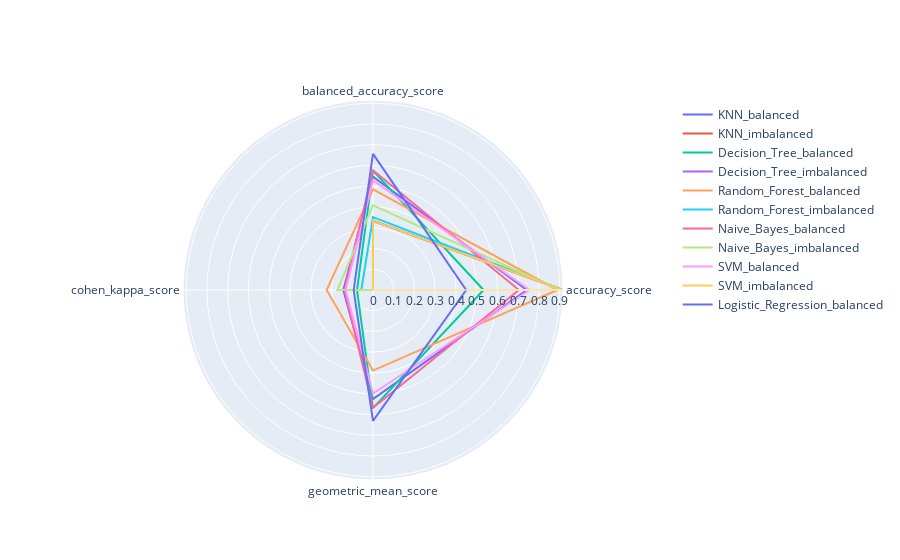

The code cell stored with this chart in its notebook:
### Markdown cell above
We can also use radial graph to present metrics for each model which allow us to see how gradually metrics decrease as we apply diffrent machine learning models.

### Code cell
figure = go.Figure()
axis = data.columns.tolist()
axis.append(axis[0])

colors = {
'KNN_balanced': '#1b9e77', 
'KNN_imbalanced': '#1b9e77',
'Decision_Tree_balanced': '#d95f02',
'Decision_Tree_imbalanced': '#d95f02',
'Random_Forest_balanced': '#3446eb',
'Random_Forest_imbalanced': '#3446eb',
'Naive_Bayes_balanced': '#7570b3',
'Naive_Bayes_imbalanced': '#7570b3',
'SVM_balanced': '#9e6c1b',
'SVM_imbalanced': '#9e6c1b',
'Logistic_Regression_balanced': '#9e6c1b',
} 

for (rowName, rowData) in data.iterrows():
     plot_data = rowData.values.tolist()
     plot_data.append(plot_data[0])

     figure.add_trace(
         go.Scatterpolar(
         r=plot_data, 
         theta=axis, 
         mode='lines',
         name=rowName))

figure.show()

### Figure 1 — Plotly figure (JSON) as saved in the notebook; plotly's stock layout.template omitted (floating-point values rounded to 4 significant figures)
{"data": [{"mode": "lines", "name": "KNN_balanced", "r": [0.741, 0.5459, 0.1427, 0.5254, 0.741], "theta": ["accuracy_score", "balanced_accuracy_score", "cohen_kappa_score", "geometric_mean_score", "accuracy_score"], "type": "scatterpolar"}, {"mode": "lines", "name": "KNN_imbalanced", "r": [0.9153, 0.3333, 0, 0, 0.9153], "theta": ["accuracy_score", "balanced_accuracy_score", "cohen_kappa_score", "geometric_mean_score", "accuracy_score"], "type": "scatterpolar"}, {"mode": "lines", "name": "Decision_Tree_balanced", "r": [0.5326, 0.5752, 0.07702, 0.569, 0.5326], "theta": ["accuracy_score", "balanced_accuracy_score", "cohen_kappa_score", "geometric_mean_score", "accuracy_score"], "type": "scatterpolar"}, {"mode": "lines", "name": "Decision_Tree_imbalanced", "r": [0.9153, 0.3333, 0, 0, 0.9153], "theta": ["accuracy_score", "balanced_accuracy_score", "cohen_kappa_score", "geometric_mean_score", "accuracy_score"], "type": "scatterpolar"}, {"mode": "lines", "name": "Random_Forest_balanced", "r": [0.888, 0.4849, 0.2233, 0.3882, 0.888], "theta": ["accuracy_score", "balanced_accuracy_score", "cohen_kappa_score", "geometric_mean_score", "accuracy_score"], "type": "scatterpolar"}, {"mode": "lines", "name": "Random_Forest_imbalanced", "r": [0.9153, 0.3508, 0.05637, 0, 0.9153], "theta": ["accuracy_score", "balanced_accuracy_score", "cohen_kappa_score", "geometric_mean_score", "accuracy_score"], "type": "scatterpolar"}, {"mode": "lines", "name": "Naive_Bayes_balanced", "r": [0.703, 0.5769, 0.1372, 0.5671, 0.703], "theta": ["accuracy_score", "balanced_accuracy_score", "cohen_kappa_score", "geometric_mean_score", "accuracy_score"], "type": "scatterpolar"}, {"mode": "lines", "name": "Naive_Bayes_imbalanced", "r": [0.8978, 0.4084, 0.1714, 0, 0.8978], "theta": ["accuracy_score", "balanced_accuracy_score", "cohen_kappa_score", "geometric_mean_score", "accuracy_score"], "type": "scatterpolar"}, {"mode": "lines", "name": "SVM_balanced", "r": [0.7546, 0.5276, 0.132, 0.4985, 0.7546], "theta": ["accuracy_score", "balanced_accuracy_score", "cohen_kappa_score", "geometric_mean_score", "accuracy_score"], "type": "scatterpolar"}, {"mode": "lines", "name": "SVM_imbalanced", "r": [0.9153, 0.3333, 0, 0, 0.9153], "theta": ["accuracy_score", "balanced_accuracy_score", "cohen_kappa_score", "geometric_mean_score", "accuracy_score"], "type": "scatterpolar"}, {"mode": "lines", "name": "Logistic_Regression_balanced", "r": [0.4489, 0.6554, 0.09326, 0.6306, 0.4489], "theta": ["accuracy_score", "balanced_accuracy_score", "cohen_kappa_score", "geometric_mean_score", "accuracy_score"], "type": "scatterpolar"}], "layout": {}}
